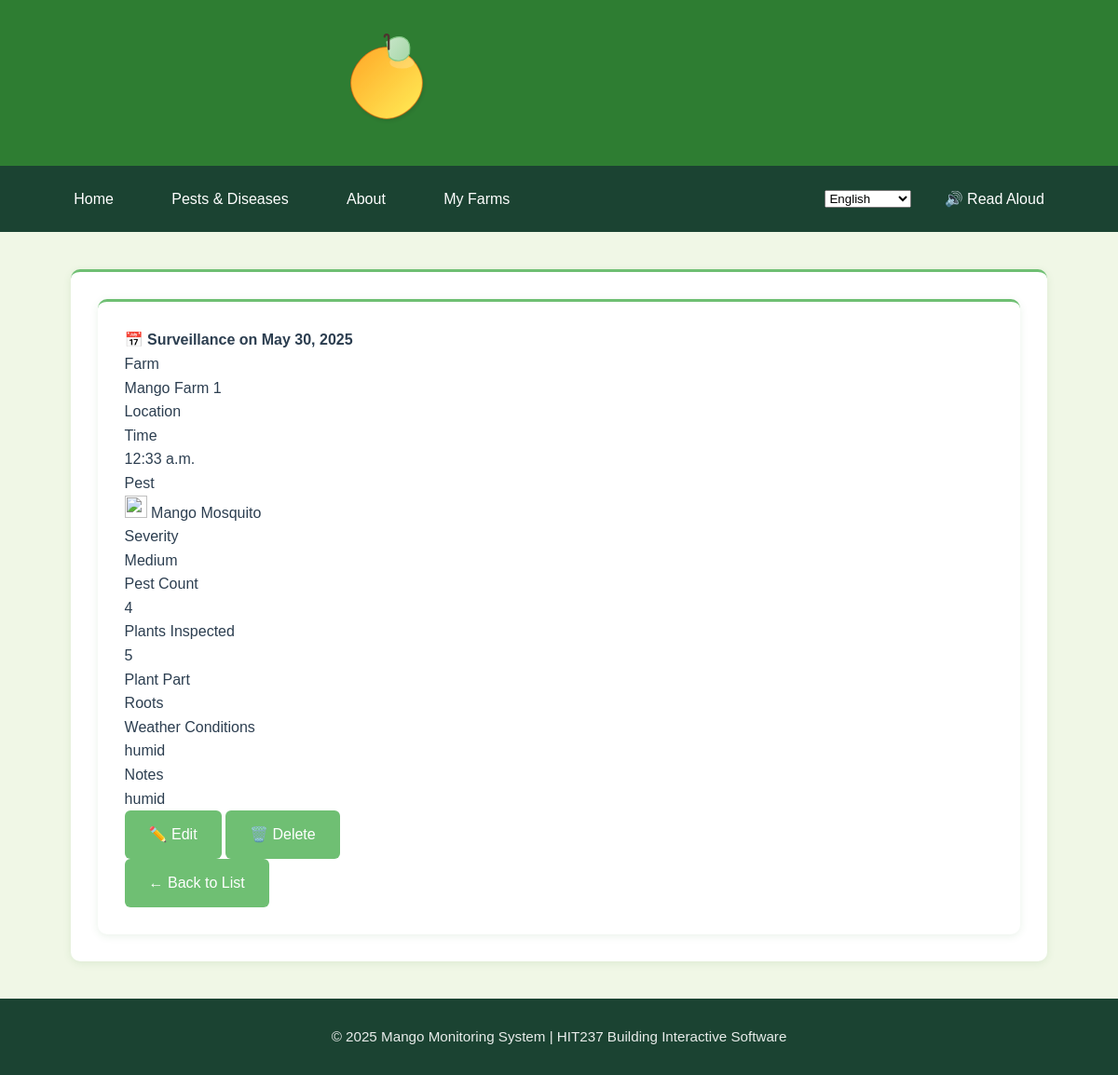
Screenshot of /myfarms/surveillance/12/ (signed in) with the database file from the repository.
### App2/models.py (models this page shows, shortened)
class Surveillance(models.Model):
    SEVERITY_CHOICES = [
        (1, 'Low'),
        (2, 'Medium'),
        (3, 'High'),
        (4, 'Critical'),
    ]
    PLANT_PART_CHOICES = [
        ('leaves', 'Leaves'),
        ('fruit', 'Fruit'),
        ('flowers', 'Flowers'),
        ('stem', 'Stem/Branches'),
        ('roots', 'Roots'),
        ('whole', 'Whole Plant'),
    ]
    farm = models.ForeignKey(Farm, on_delete=models.CASCADE, related_name='surveillance_records')
    date_observed = models.DateField()
    time_observed = models.TimeField()
    plants_inspected = models.IntegerField(validators=[MinValueValidator(1)],help_text="Number of plants inspected in this surveillance")
    plant_part = models.CharField(max_length=20, choices=PLANT_PART_CHOICES)
    pest = models.ForeignKey(Pest, on_delete=models.CASCADE, related_name='occurrences')
    severity = models.IntegerField(choices=SEVERITY_CHOICES)
    pest_count = models.IntegerField(default=0, help_text="Estimated number of pests found")
    notes = models.TextField(blank=True)
    weather_conditions = models.CharField(max_length=100, blank=True, help_text="e.g., Sunny, Rainy, Humid")
    created_by = models.ForeignKey(User, on_delete=models.SET_NULL, null=True)
    created_at = models.DateTimeField(auto_now_add=True)
    updated_at = models.DateTimeField(auto_now=True)
    class Meta:
        ordering = ['-date_observed', '-time_observed']

class Farm(models.Model):
    name = models.CharField(max_length=100)
    location = models.CharField(max_length=150)
    owner = models.ForeignKey(User, on_delete=models.CASCADE, related_name="farms")
    total_plants = models.IntegerField(validators=[MinValueValidator(1)], help_text="Total number of mango plants on the property")
    farm_size = models.DecimalField(max_digits=10, decimal_places=2, help_text="Farm size in hectares")
    stocking_rate = models.DecimalField(max_digits=10, decimal_places=2, help_text="Plants per hectare", editable=False)
    created_at = models.DateTimeField(auto_now_add=True)
    updated_at = models.DateTimeField(auto_now=True)
    class Meta:
        ordering = ['name']

class Pest(models.Model):
    name = models.CharField(max_length=100)
    description = models.TextField()
    reference_pest_id = models.IntegerField(null=True, blank=True,help_text="ID from reference pest database if identified")
    created_by = models.ForeignKey(User, on_delete=models.SET_NULL, null=True)

### App2/views.py (the view)
# urls.py: path('surveillance/<int:pk>/', views.SurveillanceDetailView.as_view(), name='surveillance-detail'),
class SurveillanceDetailView(LoginRequiredMixin, UserPassesTestMixin, DetailView):
    model = Surveillance
    template_name = 'app2/surveillance_detail.html'
    def test_func(self):
        if self.request.user.is_superuser:
            return True
        return self.get_object().farm.owner == self.request.user
    def get_context_data(self, **kwargs):
        context = super().get_context_data(**kwargs)
        context['is_superuser'] = self.request.user.is_superuser
        return context

### App2/templates/App2/surveillance_detail.html (shortened to what this page needs)
{% extends 'app2/base.html' %}
{% block content %}
<div class="container mt-4">
  <div class="card shadow-sm p-3">
  <div class="card">
    <div class="card-header bg-light">
      <h4 class="mb-0">📅 Surveillance on {{ surveillance.date_observed }}</h4>
    </div>
    <div class="card-body">      <dl class="row">
        <dt class="col-sm-3">Farm</dt>
        <dd class="col-sm-9">{{ surveillance.farm.name }}</dd>
        <dt class="col-sm-3">Location</dt>
        <dt class="col-sm-3">Time</dt>
        <dd class="col-sm-9">{{ surveillance.time_observed }}</dd>
        <dt class="col-sm-3">Pest</dt>
        <dd class="col-sm-9">
          <img src="{{ surveillance.pest.image_url }}" alt="" width="24" height="24" class="me-2">
          {{ surveillance.pest.name }}
        </dd>
        <dt class="col-sm-3">Severity</dt>
        <dd class="col-sm-9">
          <span class="badge bg-{% if surveillance.severity == 1 %}success{% elif surveillance.severity == 2 %}info{% elif surveillance.severity == 3 %}warning{% else %}danger{% endif %}">
            {{ surveillance.get_severity_display }}
          </span>
        </dd>
        <dt class="col-sm-3">Pest Count</dt>
        <dd class="col-sm-9">{{ surveillance.pest_count }}</dd>
        <dt class="col-sm-3">Plants Inspected</dt>
        <dd class="col-sm-9">{{ surveillance.plants_inspected }}</dd>
        <dt class="col-sm-3">Plant Part</dt>
        <dd class="col-sm-9">{{ surveillance.get_plant_part_display }}</dd>
        <dt class="col-sm-3">Weather Conditions</dt>
        <dd class="col-sm-9">{{ surveillance.weather_conditions }}</dd>
        <dt class="col-sm-3">Notes</dt>
        <dd class="col-sm-9">{{ surveillance.notes|linebreaks }}</dd>
      </dl>
      <div class="mt-4">
        <a href="{% url 'App2:surveillance-update' surveillance.pk %}" class="btn btn-primary">✏️ Edit</a>
        <a href="{% url 'App2:surveillance-delete' surveillance.pk %}" class="btn btn-danger">🗑️ Delete</a>
      </div>
      <a href="{% url 'App2:surveillance-list' %}" class="btn btn-outline-secondary mb-3">← Back to List</a>
    </div>
  </div>
</div>
</div>
{% endblock %}

### App1/static/css/base.css (style rules this page uses)
:root { --primary-green: #2E7D32; --secondary-green: #6FBF73; --accent-green: #A2C523; --light-bg: #F0F7E6; --card-bg: #FFFFFF; --text-dark: #2C3E50; --text-light: #5D6D7E; --shadow-sm: 0 2px 8px rgba(46, 125, 50, 0.1); --shadow-md: 0 4px 12px rgba(46, 125, 50, 0.15); --border-color: #dcdcdc; }
* { margin: 0; padding: 0; box-sizing: border-box; font-family: 'Poppins', sans-serif; }
body { min-height: 100vh; display: flex; flex-direction: column; background-color: var(--light-bg); color: var(--text-dark); line-height: 1.6; }
.card { background: var(--card-bg); border-radius: 10px; box-shadow: var(--shadow-sm); padding: 1.8rem; transition: all 0.3s ease; border-top: 3px solid var(--secondary-green); }
.btn { display: inline-flex; align-items: center; gap: 0.5rem; padding: 0.7rem 1.5rem; background-color: var(--secondary-green); color: white; border-radius: 6px; text-decoration: none; font-weight: 500; transition: all 0.3s ease; border: 2px solid transparent; }

### rows the page displays
Surveillance: date_observed "May 30, 2025", farm.name "Mango Farm 1", time_observed "12:33 a.m.", pest.name "Mango Mosquito", severity "Medium", pest_count "4", plants_inspected "5", plant_part "Roots", weather_conditions "humid", notes "humid"
